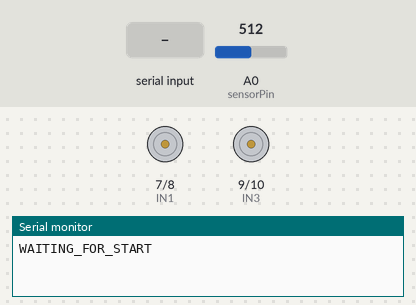
A sketch run on a simulated Arduino Uno, built with avr-gcc and run on an emulated ATmega328P. Shown: motor-driver pin pairs drawn as motors (green arrow = first pin HIGH = forward, orange = second pin HIGH = backward, longer = more drive, scaled by the enable pin), the last lines printed to the serial monitor. Inputs (shaded band) come from the test bench; at power-on: A0 (sensorPin) = 512.

Above: at 2.2 s.
2.3 s: "S" received over Serial
3.8 s: A0 (sensorPin) set to 658
6.8 s: A0 (sensorPin) set to 686
At 7.3 s:
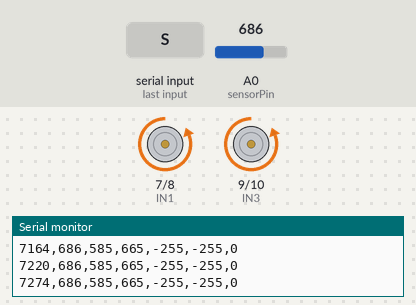
8.3 s: A0 (sensorPin) set to 599
9.8 s: A0 (sensorPin) set to 574
At 10.8 s:
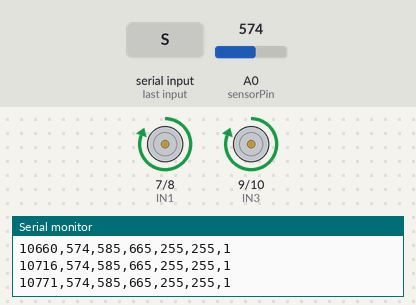
11.3 s: A0 (sensorPin) set to 716
At 12.0 s:
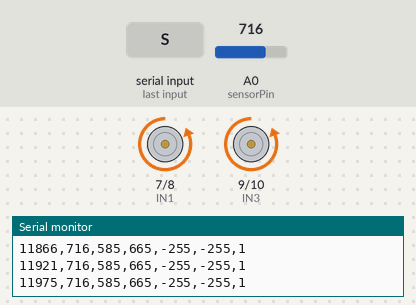
Timing chart, 0 to 13.8 s (numbered marks = the images above; inputs shaded):
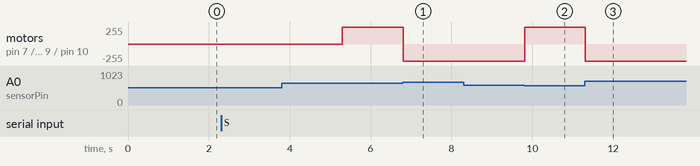

Measured:
- the behaviour switches between 672 and 673 on A0 (sensorPin) (found by bisection; images 0 and 1)
- the behaviour switches between 586 and 585 on A0 (sensorPin) (found by bisection; images 1 and 2)
- after the input at 6.8 s, motor on pin 7 (IN1) / pin 8 (IN2), motor on pin 9 (IN3) / pin 10 (IN4): forward 255/255 → backward 255/255 at once
- after the input at 9.8 s, motor on pin 7 (IN1) / pin 8 (IN2), motor on pin 9 (IN3) / pin 10 (IN4): backward 255/255 → forward 255/255 at once
- after the input at 11.3 s, motor on pin 7 (IN1) / pin 8 (IN2), motor on pin 9 (IN3) / pin 10 (IN4): forward 255/255 → backward 255/255 at once

The sketch:

test1.ino
```cpp
const int sensorPin = A0;

// =========================
// 可调参数区
// =========================

// L298N 引脚
const int ENA = 5;
const int ENB = 6;
const int IN1 = 7;
const int IN2 = 8;
const int IN3 = 9;
const int IN4 = 10;

// 基准压力读取设置
const unsigned long baselineReadTimeMs = 3000;  // 前3秒读取压力求平均
const int pressureRange = 80;                   // 上限 = 下限 + 30

// 电机速度
const int motorSpeed = 255;

// 总往返次数
const int maxCycles = 10;

// 串口输出频率
const unsigned long plotInterval = 50;
unsigned long lastPlotTime = 0;

// 趋势检测时间间隔
const unsigned long trendCheckInterval = 150;
unsigned long lastTrendCheckTime = 0;

// 压力变化容忍范围，防止噪声误判
const int changeTolerance = 2;

// 平滑采样参数
const int smoothSamples = 6;
const int sampleDelayMs = 1;

// 启动延时
const int startupDelayMs = 1000;


// =========================
// 运行变量区
// =========================

int motor1Plot = 0;
int motor2Plot = 0;

int lastTrendSensorValue = 0;

// 自动计算出的压力上下限
int lowThreshold = 0;
int highThreshold = 0;

// 已完成往返次数
int completedCycles = 0;

// 当前是否正在运行一次测试
bool isRunning = false;

enum MotorState {
  WAIT_STATE,
  FORWARD_STATE,
  REVERSE_STATE,
  STOP_STATE
};

MotorState motorState = WAIT_STATE;


// =========================
// 功能函数区
// =========================

int readSensorSmooth() {
  long sum = 0;
  for (int i = 0; i < smoothSamples; i++) {
    sum += analogRead(sensorPin);
    delay(sampleDelayMs);
  }
  return sum / smoothSamples;
}

void motorForward(int speedVal) {
  analogWrite(ENA, speedVal);
  analogWrite(ENB, speedVal);

  digitalWrite(IN1, HIGH);
  digitalWrite(IN2, LOW);
  digitalWrite(IN3, HIGH);
  digitalWrite(IN4, LOW);

  motor1Plot = speedVal;
  motor2Plot = speedVal;
}

void motorReverse(int speedVal) {
  analogWrite(ENA, speedVal);
  analogWrite(ENB, speedVal);

  digitalWrite(IN1, LOW);
  digitalWrite(IN2, HIGH);
  digitalWrite(IN3, LOW);
  digitalWrite(IN4, HIGH);

  motor1Plot = -speedVal;
  motor2Plot = -speedVal;
}

void motorStop() {
  analogWrite(ENA, 0);
  analogWrite(ENB, 0);

  digitalWrite(IN1, LOW);
  digitalWrite(IN2, LOW);
  digitalWrite(IN3, LOW);
  digitalWrite(IN4, LOW);

  motor1Plot = 0;
  motor2Plot = 0;
}

int calculateBaselinePressure(unsigned long durationMs) {
  unsigned long startTime = millis();
  long total = 0;
  long count = 0;

  while (millis() - startTime < durationMs) {
    int value = readSensorSmooth();
    total += value;
    count++;
  }

  if (count == 0) return 0;
  return total / count;
}

void startNewTest() {
  completedCycles = 0;
  motor1Plot = 0;
  motor2Plot = 0;

  Serial.println("START_BASELINE");

  lowThreshold = calculateBaselinePressure(baselineReadTimeMs);
  highThreshold = lowThreshold + pressureRange;

  Serial.println("Time_ms,Pressure,LowLimit,HighLimit,Motor1,Motor2,Cycle");

  motorForward(motorSpeed);
  motorState = FORWARD_STATE;
  isRunning = true;

  lastTrendSensorValue = readSensorSmooth();
  lastTrendCheckTime = millis();
  lastPlotTime = millis();
}


// =========================
// 初始化
// =========================

void setup() {
  Serial.begin(115200);

  pinMode(ENA, OUTPUT);
  pinMode(ENB, OUTPUT);
  pinMode(IN1, OUTPUT);
  pinMode(IN2, OUTPUT);
  pinMode(IN3, OUTPUT);
  pinMode(IN4, OUTPUT);

  delay(startupDelayMs);

  motorStop();
  motorState = WAIT_STATE;
  isRunning = false;

  Serial.println("WAITING_FOR_START");
}


// =========================
// 主循环
// =========================

void loop() {
  // 等待 MATLAB 发来启动命令 S
  if (Serial.available() > 0) {
    char cmd = Serial.read();

    if (cmd == 'S') {
      motorStop();
      motorState = WAIT_STATE;
      isRunning = false;
      startNewTest();
    }
  }

  // 如果当前没有运行测试，就什么都不做
  if (!isRunning) {
    return;
  }

  int sensorValue = readSensorSmooth();

  if (motorState != STOP_STATE) {

    // 基本阈值控制
    if (motorState == FORWARD_STATE && sensorValue > highThreshold) {
      motorReverse(motorSpeed);
      motorState = REVERSE_STATE;
      lastTrendSensorValue = sensorValue;
      lastTrendCheckTime = millis();
    }
    else if (motorState == REVERSE_STATE && sensorValue <= lowThreshold) {
      completedCycles++;

      if (completedCycles >= maxCycles) {
        motorStop();
        motorState = STOP_STATE;
        isRunning = false;
        Serial.println("FINISHED");
        Serial.println("WAITING_FOR_START");
        return;
      }
      else {
        motorForward(motorSpeed);
        motorState = FORWARD_STATE;
        lastTrendSensorValue = sensorValue;
        lastTrendCheckTime = millis();
      }
    }

    // 趋势检测
    if (motorState != STOP_STATE && millis() - lastTrendCheckTime >= trendCheckInterval) {
      int delta = sensorValue - lastTrendSensorValue;

      if (motorState == FORWARD_STATE && delta < -changeTolerance) {
        motorReverse(motorSpeed);
        motorState = REVERSE_STATE;
      }
      else if (motorState == REVERSE_STATE && delta > changeTolerance) {
        motorForward(motorSpeed);
        motorState = FORWARD_STATE;
      }

      lastTrendSensorValue = sensorValue;
      lastTrendCheckTime = millis();
    }
  }

  // 串口输出给 MATLAB
  if (millis() - lastPlotTime >= plotInterval) {
    lastPlotTime = millis();

    Serial.print(millis());
    Serial.print(',');

    Serial.print(sensorValue);
    Serial.print(',');

    Serial.print(lowThreshold);
    Serial.print(',');

    Serial.print(highThreshold);
    Serial.print(',');

    Serial.print(motor1Plot);
    Serial.print(',');

    Serial.print(motor2Plot);
    Serial.print(',');

    Serial.println(completedCycles);
  }
}
```
